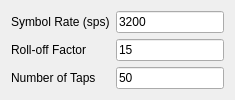
         <widget class="QWidget" name="rrcPage">
          <layout class="QFormLayout" name="formLayout_6">
           <item row="0" column="0">
            <widget class="QLabel" name="rrcSymbolRateLabel">
             <property name="text">
              <string>Symbol Rate (sps)</string>
             </property>
            </widget>
           </item>
           <item row="1" column="0">
            <widget class="QLabel" name="rrcAlphaLabel">
             <property name="text">
              <string>Roll-off Factor</string>
             </property>
            </widget>
           </item>
           <item row="2" column="0">
            <widget class="QLabel" name="rrcNumTapsLabel">
             <property name="text">
              <string>Number of Taps</string>
             </property>
            </widget>
           </item>
           <item row="0" column="1">
            <widget class="QLineEdit" name="rrcSymbolRateEdit">
             <property name="text">
              <string>3200</string>
             </property>
            </widget>
           </item>
           <item row="1" column="1">
            <widget class="QLineEdit" name="rrcAlphaEdit">
             <property name="text">
              <string>15</string>
             </property>
            </widget>
           </item>
           <item row="2" column="1">
            <widget class="QLineEdit" name="rrcNumTapsEdit">
             <property name="text">
              <string>50</string>
             </property>
            </widget>
           </item>
          </layout>
         </widget>
